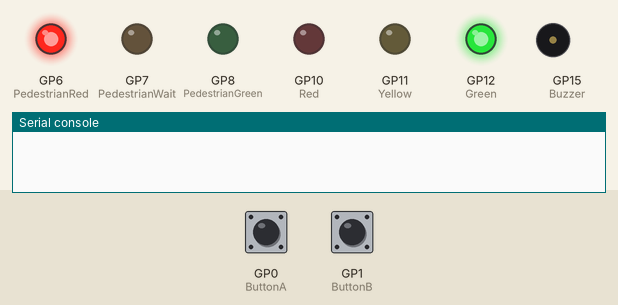
This program was run on a simulated Raspberry Pi Pico running MicroPython. On the bench: output pins drawn as LEDs (lit = HIGH), buzzer (waves = sounding), the last lines printed to the serial console. The test bench sets the inputs (shaded band); at power-on: GP0 (ButtonA) LOW, GP1 (ButtonB) LOW. Threads take turns every 2 ms.

Above: at 3.2 s.
3.3 s: GP0 (ButtonA) pulled HIGH for 0.15 s
At 3.8 s:
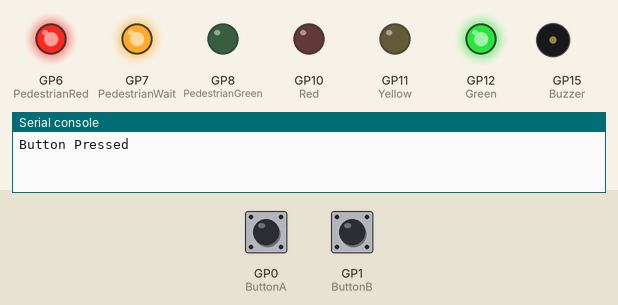
At 7.1 s:
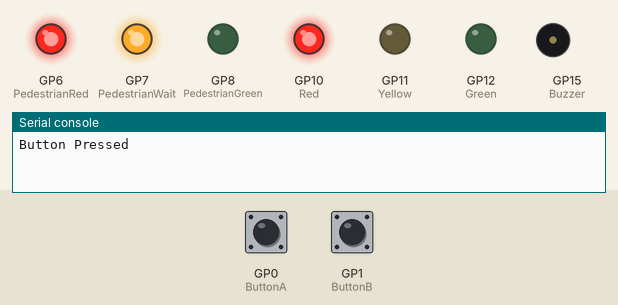
Timing chart, 0 to 29.5 s (numbered marks = the images above; inputs shaded):
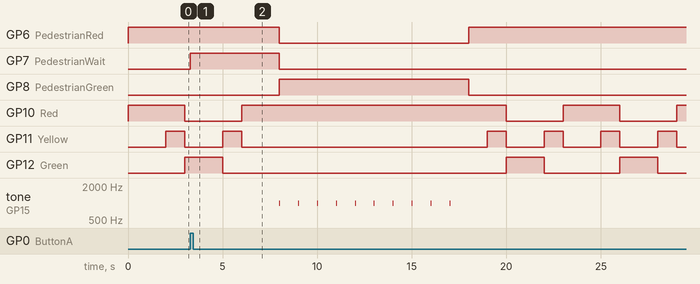

The program:

Experiment_7.py
```python
import machine
import utime
import _thread

#Setup 2 digital inputs for buttons
ButtonA  = machine.Pin(0, machine.Pin.IN, machine.Pin.PULL_DOWN)
ButtonB  = machine.Pin(1,machine.Pin.IN, machine.Pin.PULL_DOWN)

#Setup 6 digital outputs to drive LEDs
Red = machine.Pin(10,machine.Pin.OUT)
Yellow = machine.Pin(11,machine.Pin.OUT)
Green = machine.Pin(12,machine.Pin.OUT)
PedestrianRed = machine.Pin(6,machine.Pin.OUT)
PedestrianWait = machine.Pin(7,machine.Pin.OUT)
PedestrianGreen = machine.Pin(8,machine.Pin.OUT)

#Setup a PWM Output for the beeping of a crossing
Buzzer = machine.PWM(machine.Pin(15))
Buzzer.duty_u16(0) #Start with the buzzer off
Frequency = 1000  #set a frequency of 1 Khz

#Control Variable
CrossRequested = False

#This is a thread that takes care of beeping the buzzer

def PedestrianCross():
    global CrossRequested
    PedestrianRed(0)
    PedestrianGreen(1)
    PedestrianWait(0)
    OnTime = 50
    print ("Beeping")
    for Beeping in range (10):
        Buzzer.duty_u16(32767)
        utime.sleep_ms(OnTime)
        Buzzer.duty_u16(0)
        utime.sleep_ms(1000-OnTime)
    print("End Beep Thread")
    PedestrianRed(1)
    PedestrianGreen(0)
    CrossRequested = False

#Only set the request flag once - if its already set we
#just exit the IRQ.
#We dont need to check who asked for the cross, it does
#the same for both “sides” of the road - either Button

def ButtonIRQHandler(pin):
    global CrossRequested
    if CrossRequested == False:
        print ("Button Pressed")
        CrossRequested = True
        PedestrianWait.value(1) #Indicate to wait.


#setup the IRQ and hook it to the handler
ButtonA.irq(trigger = machine.Pin.IRQ_RISING, handler =  ButtonIRQHandler)
ButtonB.irq(trigger = machine.Pin.IRQ_RISING, handler =  ButtonIRQHandler)

#Setup the intial Light states  -
#Road stopped, pedestrian stopped, wait off.
Red.value(1)
Yellow.value(0)
Green.value(0)
PedestrianRed.value(1)
PedestrianGreen.value(0)
PedestrianWait.value(0)
#this sleep here is so the start set of Red occurs
utime.sleep(2)

#The main loop runs the LEDS one and off.
while True:
    #We start with the Traffic Lights on Stop,
    #so check if anyone wants to cross
    if CrossRequested == True:
        _thread.start_new_thread(PedestrianCross,())
        #Now hang around until the pedestrian is done.
        while CrossRequested:
            utime.sleep(1)
    else: #drive the traffic light sequence
        Yellow.value(1)
        utime.sleep(1)
        Red.value(0)
        Yellow.value(0)
        Green.value(1)
        utime.sleep(2)
        Yellow.value(1)
        Green.value(0)
        utime.sleep(1)
        Red.value(1)
        Yellow.value(0)
        utime.sleep(2)
```

Measured:
- after the input at 3.3 s, GP6 (PedestrianRed): HIGH → LOW after 4.7 s, → HIGH 10.0 s later; GP7 (PedestrianWait): LOW → HIGH at once, → LOW 4.7 s later; GP8 (PedestrianGreen): LOW → HIGH after 4.7 s, → LOW 10.0 s later; tone on GP15 (Buzzer): alternates 1000 Hz for 0.05 s and silent for 0.95 s, 20 changes in all, then stays silent, starting after 4.7 s
